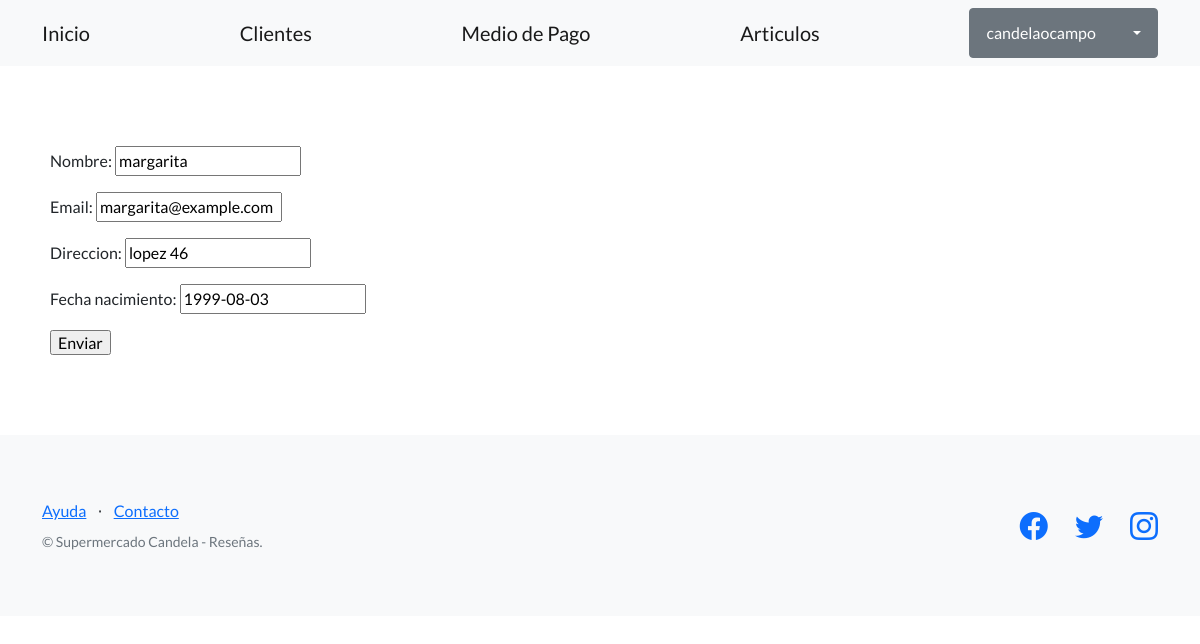
Screenshot of /editar-clientes/6/ (signed in) with the database file from the repository.
### clientes/models.py (models this page shows, shortened)
class Clientes(models.Model):
    nombre = models.CharField(max_length=256)
    email = models.EmailField()
    direccion = models.CharField(max_length=256)
    fecha_nacimiento= models.DateField()

### clientes/views.py (the view)
# urls.py: path("editar-clientes/<int:pk>/",ClientesUpdateView.as_view (), name="editar_clientes"),
class ClientesUpdateView(LoginRequiredMixin,UpdateView):
    model = Clientes
    fields = ['nombre', 'email', 'direccion', "fecha_nacimiento" ]
    success_url = reverse_lazy('clientes')
    template_name = "clientes/clientes_form.html"

### clientes/Templates/clientes/clientes_form.html (shortened to what this page needs)
{% extends "clientes/base.html" %}
{% block contenido %}
<form  method="post">
    {{ form.as_p}}
    <input type="submit" value="Enviar"/>
</form>
{% endblock contenido %}

### clientes/Templates/clientes/base.html (shortened to what this page needs)
{% load static %}
<!DOCTYPE html>
<html lang="en">
    <head>
        <link href="https://cdn.jsdelivr.net/npm/bootstrap-icons@1.5.0/font/bootstrap-icons.css" rel="stylesheet" type="text/css" />
        <link href="{% static 'css/styles.css' %}" rel="stylesheet" />
    </head>
    <body>
        <nav class="navbar navbar-light bg-light static-top">
            <div class="container">
                <a class="navbar-brand" href="{% url 'inicio' %}">Inicio</a>
                <a class="navbar-brand" href="{% url 'clientes' %}">Clientes</a>
                <a class="navbar-brand" href="{% url 'medio_pago' %}">Medio de Pago</a>
                <a class="navbar-brand" href="{% url 'articulos' %}">Articulos</a>
                {% if user.is_authenticated %}
                <div class="dropdown">
                    <button class="btn btn-secondary dropdown-toggle" type="button" id="dropdownMenuButton1" data-bs-toggle="dropdown" aria-expanded="false">
                        <div style="display: inline-flex;">
                            <span style="padding: 0px 30px 0px 0px;">{{ user.username }}</span>
                        </div>
                    </button>
                </div>
                </div>
                {% else %}
                <a class="btn btn-primary" href="{% url 'login' %}">Iniciar sesión</a>
                <a class="btn btn-secondary" href="{% url 'registro' %}">Registro</a>
                {% endif %}
        </nav>
        <section style="padding:80px 50px;">
            {% block contenido %}
            {% endblock contenido %}
        </section>
        <footer class="footer bg-light">
            <div class="container">
                <div class="row">
                    <div class="col-lg-6 h-100 text-center text-lg-start my-auto">
                        <ul class="list-inline mb-2">
                            <li class="list-inline-item"><a href="#!">Ayuda</a></li>
                            <li class="list-inline-item">⋅</li>
                            <li class="list-inline-item"><a href="https://wa.me/1122981552">Contacto</a></li>
                        </ul>
                        <p class="text-muted small mb-4 mb-lg-0">&copy; Supermercado Candela - Reseñas.</p>
                    </div>
                    <div class="col-lg-6 h-100 text-center text-lg-end my-auto">
                        <ul class="list-inline mb-0">
                            <li class="list-inline-item me-4">
                                <a href="https://www.facebook.com/supermercado.petra.9"><i class="bi-facebook fs-3"></i></a>
                            </li>
                            <li class="list-inline-item me-4">
                                <a href="https://twitter.com/Lagomarket"><i class="bi-twitter fs-3"></i></a>
                            </li>
                            <li class="list-inline-item">
                                <a href="https://www.instagram.com/supermercado_candelaria/?hl=es"><i class="bi-instagram fs-3"></i></a>
                            </li>
                        </ul>
                    </div>
                </div>
            </div>
        </footer>
    </body>
</html>

### rows the page displays
Clientes: nombre "margarita", email "margarita@example.com", direccion "lopez 46", fecha_nacimiento "1999-08-03"

### other values shown
{{ user.username }} "candelaocampo"
